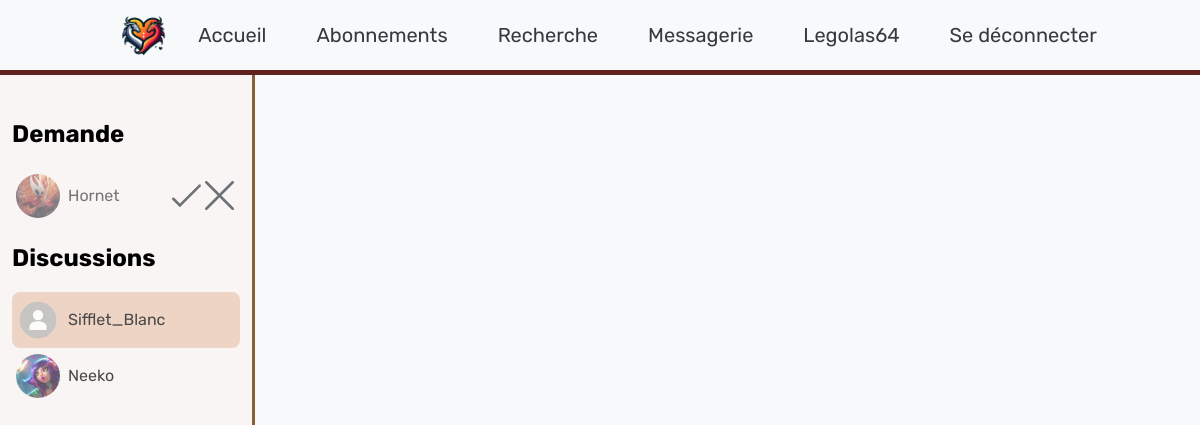
Before: /messagerie.php (signed in) with the older database file.
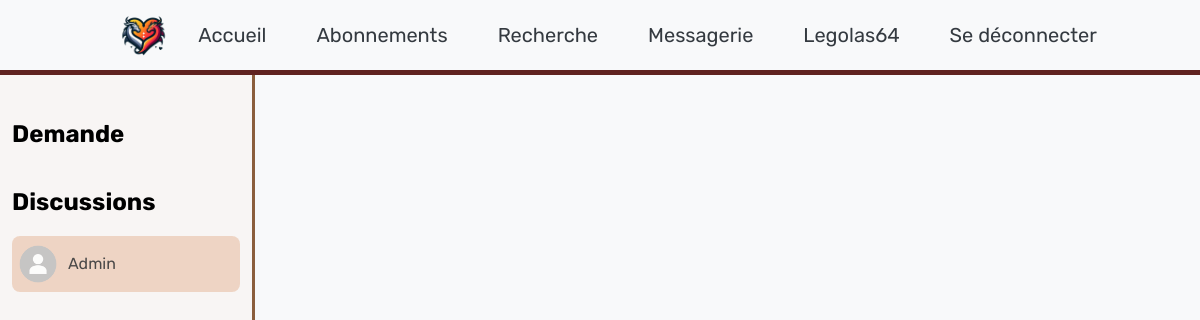
After: the same page with the newer database file.
### tables this page shows
CREATE TABLE IF NOT EXISTS Contact ( 
	IdAsker INT NOT NULL,
	IdAccount INT NOT NULL,
	Approval BOOLEAN DEFAULT NULL,
	CONSTRAINT cle_pri PRIMARY KEY (IdAsker, IdAccount),
	FOREIGN KEY (IdAsker) REFERENCES Account(IdAccount) ON DELETE CASCADE,
	FOREIGN KEY (IdAccount) REFERENCES Account(IdAccount) ON DELETE CASCADE);

CREATE TABLE IF NOT EXISTS Account ( 
	IdAccount INT NOT NULL PRIMARY KEY AUTO_INCREMENT,
	Pseudo VARCHAR(255) NOT NULL,
	Password VARCHAR(255) NOT NULL,
	Sexe VARCHAR(30),
	FirstName VARCHAR(127),
	Name VARCHAR(127),
	Mail VARCHAR(255) NOT NULL,
	DateOfCreation DATETIME NOT NULL DEFAULT current_timestamp(),
	DateOfBirth DATE NOT NULL,
	Country VARCHAR(127) NOT NULL,
	City VARCHAR(127) NOT NULL,
	Street VARCHAR(127),
	AdressNumber INT,
	LoveSituation VARCHAR(30),
	Species VARCHAR(35),
	HumanoidGauge FLOAT(10),
	Size DECIMAL(9,2),
	Weight DECIMAL(9,2),
	EyeColor VARCHAR(30),
	Smoker INT(1),
	ProfilPictureFile VARCHAR(255) NOT NULL DEFAULT "ProfilDefaultPicture.png",
	WelcomeMessage TEXT,
	CONSTRAINT Pseudo UNIQUE (Pseudo));

### php/messagerieSansBandeau.php (the view, shortened to what this page needs)
<?php
try{
	$bdd = new PDO('mysql:host=localhost;dbname=BddSiteDeRencontre;charset=utf8','User','fv_7qJ6j2_VY_T5',array(PDO::ATTR_ERRMODE=>PDO::ERRMODE_EXCEPTION));
}
catch (Exception $e){
	die('Erreur : '.$e->getMessage());
}
if(isset($_SESSION['password']) AND isset($_SESSION['user'])){
	$user = htmlspecialchars($_SESSION['user']);
	$password = htmlspecialchars($_SESSION['password']);
	$load = false;
	$target = 0;
	if(isset($_POST['target'])){
		$target = htmlspecialchars($_POST['target']);
		$Admin_tab = $bdd->prepare('SELECT IdAccount,Pseudo,Password FROM Account WHERE Pseudo=:user AND Password=:password AND IdAccount IN (SELECT IdAccount FROM Admin)');
		$Admin_tab->execute(array('user'=>$user, 'password'=>$password));
		$User_tab = $bdd->prepare('SELECT * FROM Account WHERE IdAccount=:idaccount');
		$User_tab->execute(array('idaccount'=>$target));
		$load = $User=$User_tab->fetch() AND $Admin=$Admin_tab->fetch();
	}
	else{
		$User_tab = $bdd->prepare('SELECT * FROM Account WHERE Pseudo=:user AND Password=:password');
		$User_tab->execute(array('user'=>$user, 'password'=>$password));
		$load = $User=$User_tab->fetch();
	}
	if($load){ ?>
		<body onload="loadChat('<?php if(isset($_POST['target'])){ echo $target;}?>'); instantane('<?php if(isset($_POST['target'])){ echo $target;}?>');">
			<div id="centreur">
				<div id="left">
					<div id="demandeDeDiscution">
						<h2>Demande</h2>
						<?php
						$AskerId_tab = $bdd->prepare('SELECT IdAsker FROM Contact WHERE IdAccount = :idaccount AND Approval is NULL AND
							IdAsker not in (SELECT IdAccount FROM BlackList WHERE IdBlocked = :idaccount) AND
							IdAsker not in (SELECT IdBlocked FROM BlackList WHERE IdAccount = :idaccount) AND
							IdAccount not in (SELECT IdAccount FROM BlackList WHERE IdBlocked = :idaccount) AND
							IdAccount not in (SELECT IdBlocked FROM BlackList WHERE IdAccount = :idaccount) ORDER BY IdAccount');
						$AskerId_tab->execute(array('idaccount'=>$User['IdAccount']));
						while($AskerId=$AskerId_tab->fetch()){
							$idAsker = $AskerId['IdAsker'];
							$Asker_tab = $bdd->prepare('SELECT Pseudo, ProfilPictureFile FROM Account WHERE IdAccount=:idcontact');
							$Asker_tab->execute(array('idcontact'=>$idAsker));
							if($Asker=$Asker_tab->fetch()){
							?>
								<div class="profil" id="<?php echo $Asker['Pseudo']; ?>">
									<a class="msgTopLeft" href="profilPublic.php?currentUser=<?php echo $Asker['Pseudo'];?>">
										<img class="profilPicture" src="img/<?php echo $idAsker."/".$Asker['ProfilPictureFile'];?>">
										<div><?php echo $Asker['Pseudo']; ?></div>
									</a>
									<svg class="croix vert" viewBox="0 0 100 100" onclick="accept(<?php echo "'".$Asker['Pseudo']."'"; if(isset($_POST['target'])){ echo ", '".$target."'";}?>)">
										<path class="line top" d="m 10 60 l 20 20" />
										<path class="line bottom" d="m 30 80 l 60 -60" />
									</svg>
									<svg class="croix rouge" viewBox="0 0 100 100" onclick="reject(<?php echo "'".$Asker['Pseudo']."'"; if(isset($_POST['target'])){ echo ", '".$target."'";}?>)">
										<path class="line top" d="m 10 10 l 80 80" />
										<path class="line bottom" d="m 10 90 l 80 -80 " />
									</svg>
								</div>
							<?php
							}
						}
						?>
					</div>
					<div id="discussionOuverte">
						<h2>Discussions</h2>
						<?php
						$ContactId_tab = $bdd->prepare('SELECT IdAsker, IdAccount FROM Contact WHERE (IdAccount = :idaccount OR IdAsker = :idaccount) AND Approval=1 AND
							IdAsker not in (SELECT IdAccount FROM BlackList WHERE IdBlocked = :idaccount) AND
							IdAsker not in (SELECT IdBlocked FROM BlackList WHERE IdAccount = :idaccount) AND
							IdAccount not in (SELECT IdAccount FROM BlackList WHERE IdBlocked = :idaccount) AND
							IdAccount not in (SELECT IdBlocked FROM BlackList WHERE IdAccount = :idaccount) ORDER BY IdAccount');
						$ContactId_tab->execute(array('idaccount'=>$User['IdAccount']));
						while($ContactId=$ContactId_tab->fetch()){
							$idcontact = $ContactId['IdAccount'];
							if($ContactId['IdAsker'] != $User['IdAccount']){
								$idcontact = $ContactId['IdAsker'];
							}
							$Contact_tab = $bdd->prepare('SELECT Pseudo, ProfilPictureFile FROM Account WHERE IdAccount=:idcontact');
							$Contact_tab->execute(array('idcontact'=>$idcontact));
							if($Contact=$Contact_tab->fetch()){
							?>
								<label class="profil" for="<?php echo $Contact['Pseudo'];?>" id="_<?php echo $Contact['Pseudo'];?>">
									<img class="profilPicture" src="img/<?php echo $idcontact."/".$Contact['ProfilPictureFile'];?>">
									<div class="pseudo"><?php echo $Contact['Pseudo']; ?></div>
								</label>
							<?php }
						}
						?>
					</div>
				</div>
				<div class="right" id="right">
				</div>
			</div>
		</body>
		<?php }
	else{
		header('Location: /');
	}
}
else{
	header('Location: /');
}?>

Changed rows visible on the page:
removed contact: IdAsker.ProfilPictureFile (picture), IdAsker.Pseudo "Hornet", shown under "Demande"
removed contact: IdAccount.ProfilPictureFile (picture), IdAccount.Pseudo "Neeko", shown under "Discussions"
changed through a linked row, contact: IdAsker.Pseudo "Sifflet_Blanc" → "Admin"
